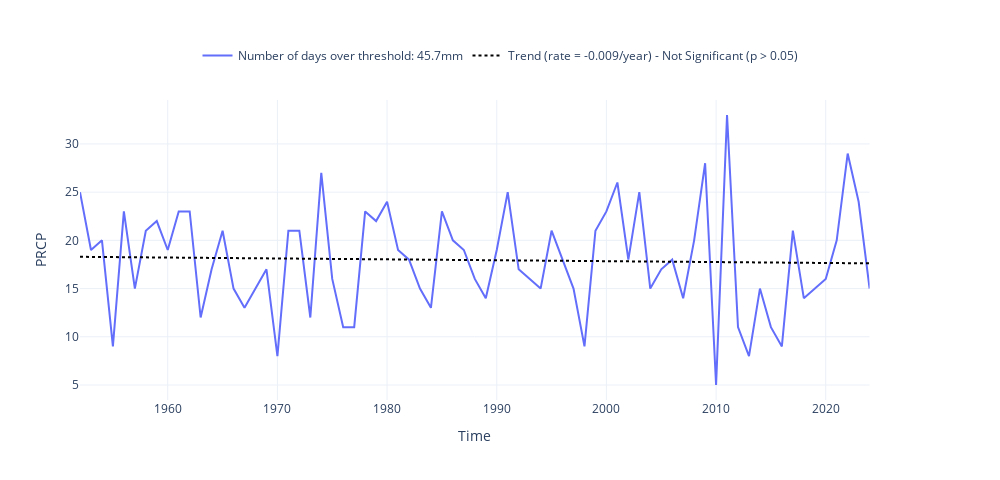

The code cell stored with this chart in its notebook:
### Code cell
plot_timeseries_interactive(dict_plot, trendline = True, figsize = (25, 12));
